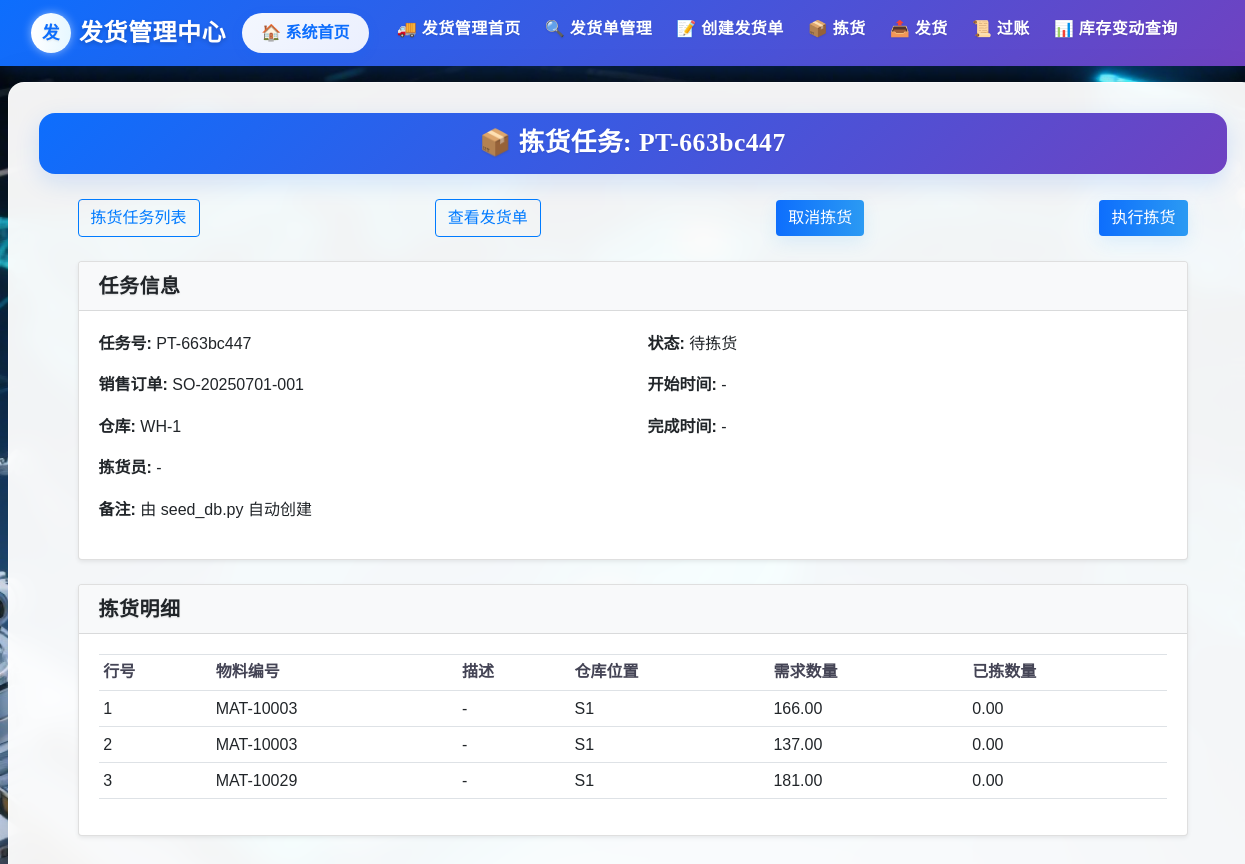
The app's page /delivery/picking_task/PT-663bc447 (signed in), older data.
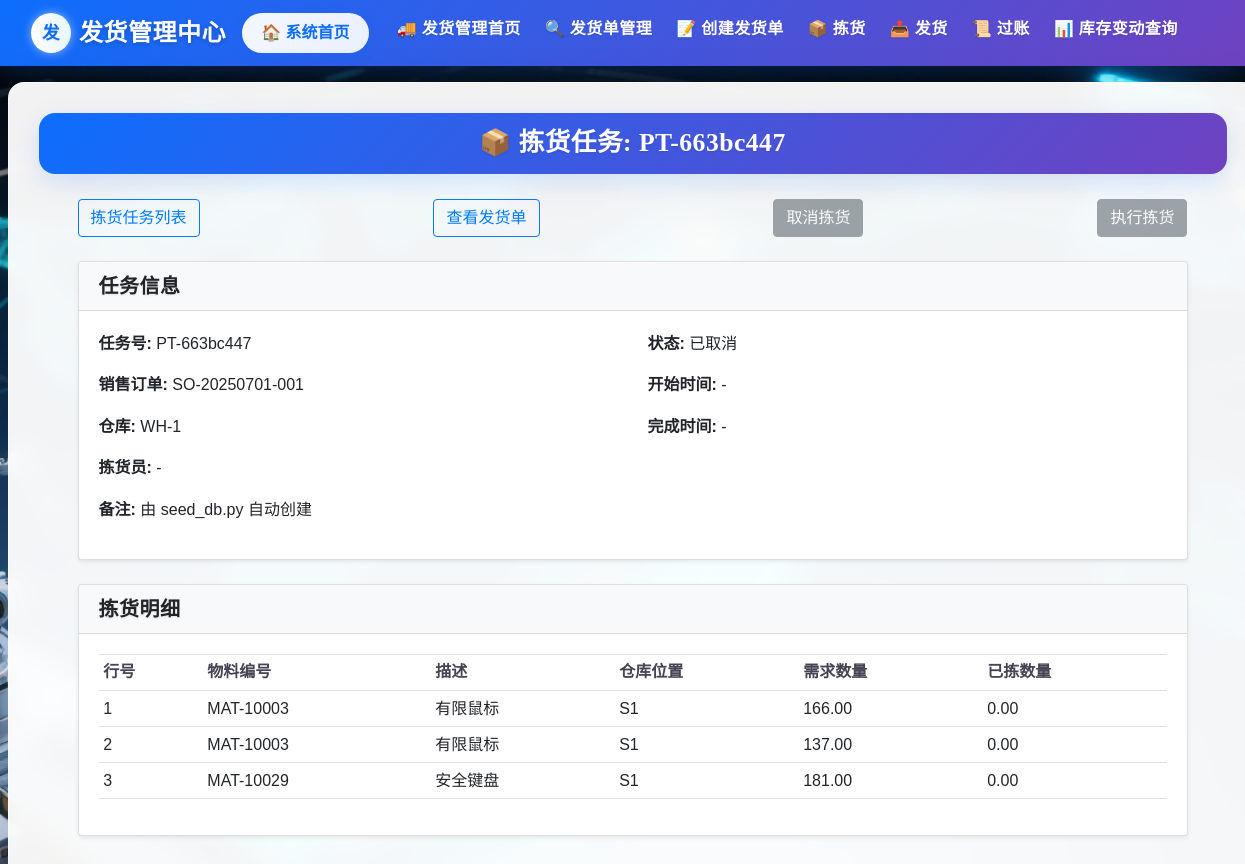
The same page, newer data.
### delivery/models.py (models this page shows, shortened)
class PickingTask(db.Model):
    __tablename__ = 'PickingTask'
    task_id = db.Column(db.String(255), primary_key=True)
    sales_order_id = db.Column(db.String(255), db.ForeignKey('SalesOrder.sales_order_id'), nullable=False)
    warehouse_code = db.Column(db.String(255), nullable=False)
    status = db.Column(db.String(50))
    picker = db.Column(db.String(255))  # 拣货员
    assigned_at = db.Column(db.DateTime, nullable=True)  # 分配时间
    start_time = db.Column(db.DateTime)
    complete_time = db.Column(db.DateTime)
    remarks = db.Column(db.Text)
    items = db.relationship('PickingTaskItem', backref='picking_task', cascade='all, delete-orphan', lazy=True)
    sales_order = db.relationship('SalesOrder', backref='picking_tasks')
    VALID_TRANSITIONS = {
        '待拣货': ['已完成','已取消'],
        '已完成': [],
        '已取消': []
    }

class PickingTaskItem(db.Model):
    __tablename__ = 'PickingTaskItem'
    task_id = db.Column(db.String(255), db.ForeignKey('PickingTask.task_id'), primary_key=True)
    item_no = db.Column(db.Integer, primary_key=True)
    sales_order_item_no = db.Column(db.Integer, nullable=False)
    material_id = db.Column(db.String(255), db.ForeignKey('Inventory.material_id'), nullable=False)
    required_quantity = db.Column(db.Numeric(10, 2))
    picked_quantity = db.Column(db.Numeric(10, 2))
    unit = db.Column(db.String(50))
    storage_location = db.Column(db.String(255), nullable=True, comment='存储位置')
    material = db.relationship('Inventory')

class Inventory(db.Model):
    __tablename__ = 'Inventory'
    material_id = db.Column(db.String(255), primary_key=True, comment='物料编号')
    description = db.Column(db.String(255), nullable=False, comment='物料描述')
    base_unit = db.Column(db.String(255), nullable=False, comment='基本计量单位')
    storage_location = db.Column(db.String(255), nullable=False, comment='存储位置')
    available_stock = db.Column(db.Numeric(18, 4), nullable=False, server_default=text('0'), comment='可用库存数量')
    physical_stock  = db.Column(db.Numeric(18, 4), nullable=False, server_default=text('0'), comment='账面总库存')
    allocated_stock = db.Column(db.Numeric(18, 4), nullable=False, server_default=text('0'), comment='已分配库存')
    pending_outbound= db.Column(db.Numeric(18, 4), nullable=False, server_default=text('0'), comment='待出库量')

### delivery/views.py (the view)
@delivery_bp.route('/picking_task/<task_id>')
@login_required
def picking_task_detail(task_id):
    task = PickingTask.query.get_or_404(task_id)
    delivery = DeliveryNote.query.filter_by(picking_task_id=task_id).first()
    delivery_items = []
    if delivery:
        delivery_items = DeliveryItem.query.filter_by(delivery_note_id=delivery.delivery_note_id).all()
    return render_template(
        'delivery/picking_task_detail.html',
        task=task,
        delivery=delivery,
        delivery_items=delivery_items
    )

### app.py (called while the page is built)
@login_manager.user_loader
def load_user(user_id):
    return User.query.get(user_id)

### templates/delivery/picking_task_detail.html
{% extends "delivery/base.html" %}
{% block content %}
<div class="form-title-container">
  <h1 class="form-title">📦 拣货任务: {{ task.task_id }}</h1>
</div>
<div class="container mt-4">
  <div class="d-flex justify-content-between align-items-center mb-4">
    <a href="{{ url_for('delivery.picking_task_list') }}" class="btn btn-outline-primary">拣货任务列表</a>
    {% if delivery %}
      <a href="{{ url_for('delivery.delivery_detail', delivery_id=delivery.delivery_note_id) }}" class="btn btn-outline-primary">查看发货单</a>
    {% if task.status == '已取消' %}
            <a href="javascript:void(0);"
          class="btn btn-secondary disabled"
          aria-disabled="true">
            取消拣货
        </a>
    {% else %}
        <a href="{{ url_for('delivery.cancel_picking_task', task_id=task.task_id) }}"
          class="btn btn-primary">
            取消拣货
        </a>
    {% endif %}
    {% if task.status == '待拣货' %}
        <a href="{{ url_for('delivery.confirm_picking_page', delivery_id=delivery.delivery_note_id, task_id=task.task_id) }}"
          class="btn btn-primary">
            执行拣货
        </a>
    {% else %}
        <a href="javascript:void(0);"
          class="btn btn-secondary disabled"
          aria-disabled="true">
            执行拣货
        </a>
    {% endif %}
        {% endif %}
  </div>
  <div class="card shadow-sm mb-4">
    <div class="card-header bg-light"><h5 class="mb-0">任务信息</h5></div>
    <div class="card-body">
      <div class="row">
        <div class="col-md-6">
          <p><strong>任务号:</strong> {{ task.task_id }}</p>
          <p><strong>销售订单:</strong> {{ task.sales_order_id }}</p>
          <p><strong>仓库:</strong> {{ task.warehouse_code }}</p>
          <p><strong>拣货员:</strong> {{ task.picker or '-' }}</p>
        </div>
        <div class="col-md-6">
          <p><strong>状态:</strong> {{ task.status }}</p>
          <p><strong>开始时间:</strong> {{ task.start_time.strftime('%Y-%m-%d %H:%M') if task.start_time else '-' }}</p>
          <p><strong>完成时间:</strong> {{ task.complete_time.strftime('%Y-%m-%d %H:%M') if task.complete_time else '-' }}</p>
        </div>
      </div>
      <p><strong>备注:</strong> {{ task.remarks or '-' }}</p>
    </div>
  </div>
  <div class="card shadow-sm mb-4">
    <div class="card-header bg-light"><h5 class="mb-0">拣货明细</h5></div>
    <div class="card-body">
      <table class="table table-sm">
        <thead>
          <tr>
            <th>行号</th>
            <th>物料编号</th>
            <th>描述</th>
            <th>仓库位置</th>
            <th>需求数量</th>
            <th>已拣数量</th>
          </tr>
        </thead>
        <tbody>
          {% for it in task.items %}
          <tr>
            <td>{{ it.item_no }}</td>
            <td>{{ it.material_id }}</td>
            <td>{{ it.material.description if it.material else '-' }}</td>
            <td>{{ it.storage_location or '-' }}</td>
            <td>{{ "%.2f"|format(it.required_quantity or 0) }}</td>
            <td>{{ "%.2f"|format(it.picked_quantity or 0) }}</td>
          </tr>
          {% else %}
          <tr><td colspan="6" class="text-center">暂无明细</td></tr>
          {% endfor %}
        </tbody>
      </table>
    </div>
  </div>
</div>
{% endblock %}

Row changes from the older to the newer data that the page shows:
changed PickingTask "PT-663bc447": status "待拣货" → "已取消"
computed for PickingTaskItem (number 1 of 3 on the later page): material "-" → "有限鼠标"
computed for PickingTaskItem (number 2 of 3 on the later page): material "-" → "有限鼠标"
computed for PickingTaskItem "MAT-10029": material "-" → "安全键盘"
